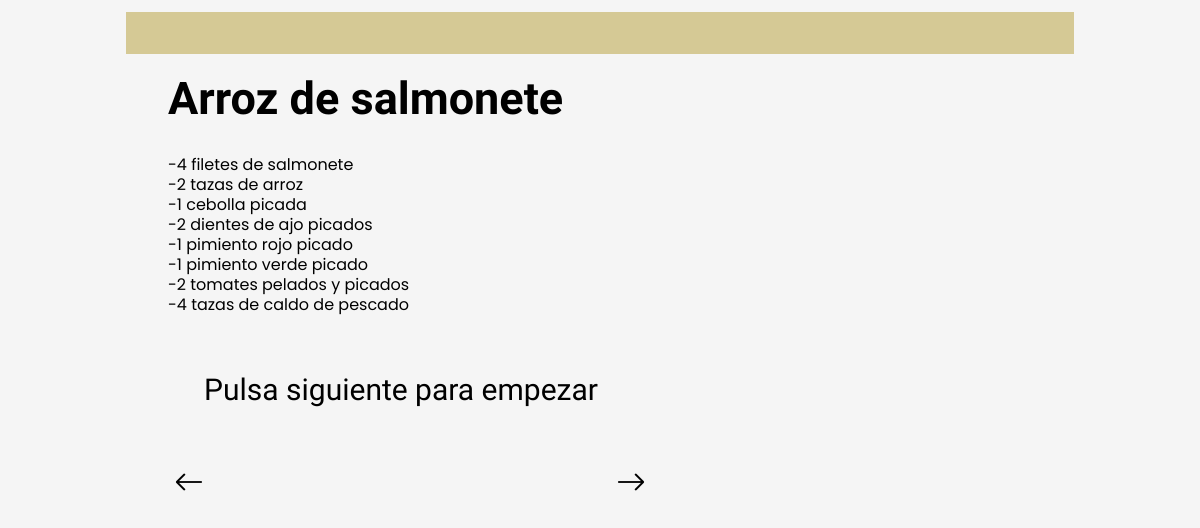
The app's page /receta.php?receta=Arroz+de+salmonete with its own data.
### tables this page shows
CREATE TABLE IF NOT EXISTS `3_cardsreceta` (
  `id` int NOT NULL AUTO_INCREMENT,
  `nombreReceta` varchar(40) NOT NULL,
  `descripcionReceta` varchar(100) NOT NULL,
  `ingredientes` text NOT NULL,
  `pasos` text NOT NULL,
  `imagen` varchar(50) NOT NULL,
  PRIMARY KEY (`id`)
);

### Database.php (the view, shortened to what this page needs)
<?php
class Database
{
    public static function recetasIndividual($gbd, $query)
    {
        $resulset = $gbd->query($query);
        foreach ($resulset as $row) {
            echo '<div class="recetaTexto">';
            echo '<h1 class="nombreReceta"><b>' . $row['nombreReceta'] . '</b></h2>';
            echo '<p class="ingredientes">' . $row['ingredientes'] . '</p>';
        }
    }
}

### receta.css (style rules this page uses)
* { font-family: 'Taviraj', serif; text-decoration: none; }
html { background-color: whitesmoke; }
.recetaTexto { margin-right: 290px; position: absolute; top: 9%; left: 14%; flex-wrap: wrap; }
.nombreReceta { font-size: 45px; margin-top: 0px; }
.ingredientes { font-family: 'Poppins', sans-serif; margin: 0px; line-height: 20px; }

### records on screen
3_cardsreceta: nombreReceta "Arroz de salmonete", ingredientes "-4 filetes de salmonete -2 tazas de arroz -1 cebolla picada -2 dientes de ajo picados -1 pimiento rojo picado -1 pimiento verde picado -2 tomates pelados y picados -4 tazas de caldo de pescado"
